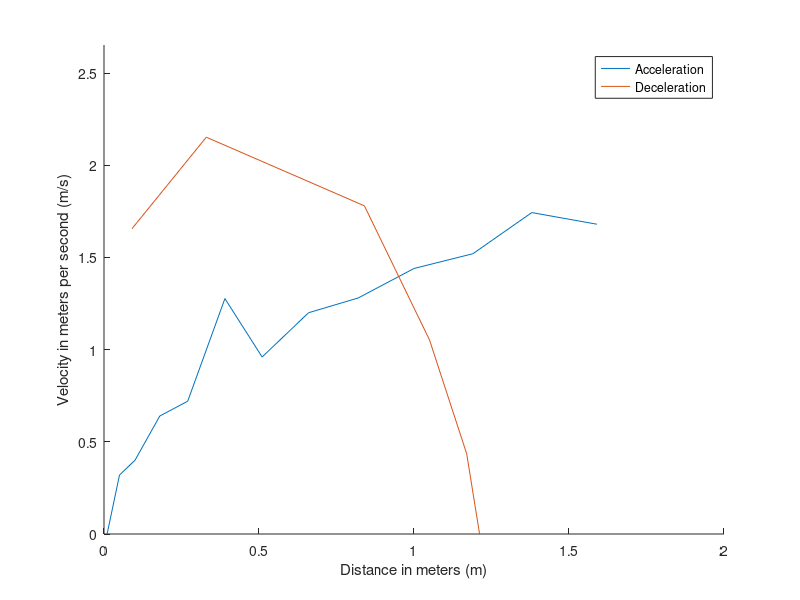

MATLAB code for this plot: (Note: this script raises an error after producing the figure.)
%%%% CLEAR AND LOAD MEASUREMENTS %%%%%
clear all;
load ('data_f_2.mat');

%%%% REMOVE INCORRECT AND/OR NOT NEEDED MEASUREMENTS %%%%%
i=2;j=2;k=2;
while(i<size(data_t_a,1)) % incorrecte metingen weggooien
    if(data_t_a(i,4)==999 && data_t_a(i,3) == 999)
        data_t_a = [data_t_a(1:i-1,1:end); data_t_a(i+1:end,1:end)];
    elseif(data_t_a(i,4)==999)
        data_t_a(i,4)=data_t_a(i,3);
    elseif(data_t_a(i,3)==999)
        data_t_a(i,3)=data_t_a(i,4);   
    else
        i=i+1;
    end
end

while(k<size(data_t_a,1))
    if (data_t_a(k,2) < 150)
        data_t_a = data_t_a(1:k-1,1:end);
        break;
    end
    k = k+1;  
end

while(j<size(data_t_d,1)) 
    if(data_t_d(j,4) == 999 && data_t_d(j,3) == 999)
        data_t_d = [data_t_d(1:j-1,1:end); data_t_d(j+1:end,1:end)];
        j= j-1;
    elseif(data_t_d(j,4) == 999)
        data_t_d(j,4) = data_t_d(j,3);
    elseif(data_t_d(j,3) == 999)
        data_t_d(j,3) = data_t_d(j,4);   
    end
j=j+1;
end

%%%%%%%%%%%%%%%%%%%%%%%%%%%%%%%%%%%%%%%%%%%%%%%%%%%%%%%%%%%%%%%%%%%%%%%%%%%

%%%%% DISTANCES, TIMES and VELOCITIES %%%%%
Afstand_links_a     = abs(data_t_a(2:end,3)-data_t_a(2,4)); %afstand van 0 laten lopen
Afstand_rechts_a    = abs(data_t_a(2:end,4)-data_t_a(2,3));
    
Afstand = (Afstand_rechts_a /100);%Afstand in meters
Time_a  = data_t_a(2:end,7); %tijd vanaf zelfde moment metingen
V       = diff(Afstand)./diff(Time_a);
V       = [0;V];%afgeleide
Time_a  = [0;Time_a];

data_t_d            = data_t_d(7:end,1:end);
distance_left_d     = abs(data_t_d(2:end,3)-data_t_d(2,4));
distance_right_d    = abs(data_t_d(2:end,4)-data_t_d(2,3));

distance_d  = (distance_right_d / 100);         % Distance in meters
time_d      = data_t_d(2:end,7);
velocity_d  = diff(distance_d)./diff(time_d);   % Derivative
velocity_d  = [velocity_d];
time_d      = [0;time_d];
%%%%%%%%%%%%%%%%%%%%%%%%%%%%%%%%%%%%%%%%%%%%%%%%%%%%%%%%%%%%%%%%%%%%%%%%%%%

%%%%% FIGURES %%%%%
figure
hold on
max_v = max(max(velocity_d), max(V));
ylim([0 max_v+0.5]);
plot(Afstand,V);
plot(distance_d(1:end-1),velocity_d);
legend('Acceleration','Deceleration');
xlabel('Distance in meters (m)');
ylabel('Velocity in meters per second (m/s)');

%%%%% CALCULATE INTERSECTION %%%%%

[i_d,i_v] = polyxpoly(Afstand,V,distance_d(1:end-1),velocity_d);
